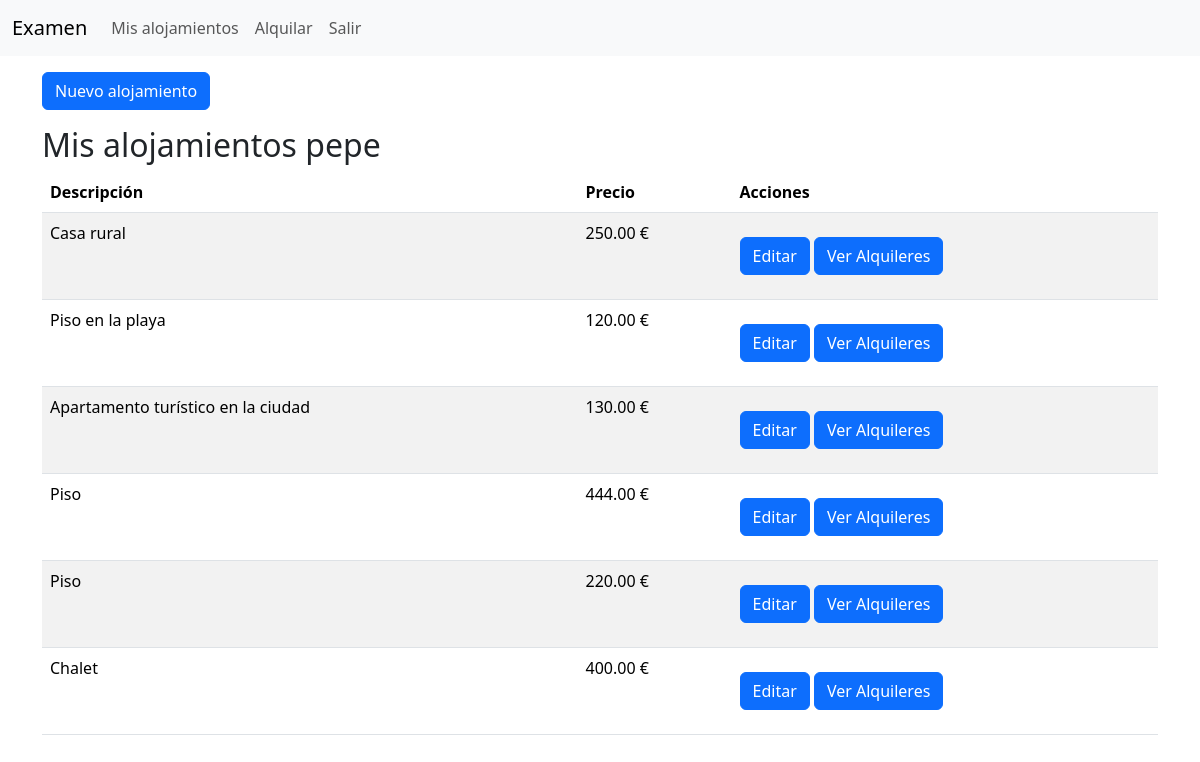
The app's page /mis_alojamientos/ (signed in) with its own data.
### usuarios_app/models.py (models this page shows)
class Usuario(AbstractUser):
    telefono = models.CharField(max_length=100)

### alojamientos_app/models.py (models this page shows)
class Alojamiento(models.Model):
    descripcion = models.CharField(max_length=100)
    precio = models.DecimalField(max_digits=10, decimal_places=2)
    propietario=models.ForeignKey(Usuario, on_delete=models.SET_NULL, null=True, blank=True, related_name="propietario")
    alquileres=models.ManyToManyField(Usuario, through="Alquiler", related_name="alquileres")

### alojamientos_app/views.py (the view)
# urls.py: path('mis_alojamientos/', mis_alojamientos, name='mis_alojamientos'),
def mis_alojamientos(request):
    alojamientos = Alojamiento.objects.filter(propietario=request.user)
    return render(request, 'mis_alojamientos.html', {'alojamientos': alojamientos})

### alojamientos_app/templates/mis_alojamientos.html
{% extends 'base.html' %}
{% block content %}
<a href="{% url 'nuevo_alojamiento' %}" class="btn btn-primary mb-3 mt-3">Nuevo alojamiento</a>
<h2>Mis alojamientos {{request.user.username}}</h2>
<table class="table table-striped table-hover">
    <thead>
        <tr>
            <th>Descripción</th>
            <th>Precio</th>
            <th>Acciones</th>
        </tr>
    </thead>
    <tbody>
        {% for alojamiento in alojamientos %}
            <tr>
                <td>{{ alojamiento.descripcion }}</td>
                <td>{{ alojamiento.precio }} €</td>
                <td>
                    <a href="{% url 'editar_alojamiento' alojamiento.id %}" class="btn btn-primary mb-3 mt-3">Editar</a>
                    <a href="{% url 'ver_alquileres' alojamiento.id %}" class="btn btn-primary mb-3 mt-3">Ver Alquileres</a>
                </td>
            </tr>
        {% endfor %}
</table>
{% endblock %}

### usuarios_app/templates/base.html (shortened to what this page needs)
<!DOCTYPE html>
<html lang="es">
<head>
    <link href="https://cdn.jsdelivr.net/npm/bootstrap@5.3.3/dist/css/bootstrap.min.css" rel="stylesheet">
</head>
<body>
    <header>
        {% include 'menu.html' %}
    </header>
    <main>
        <div class="container">
            {% block content %}{% endblock %}
        </div>
    </main>
</body>
</html>

### usuarios_app/templates/menu.html (shortened to what this page needs)
<nav class="navbar navbar-expand-lg bg-body-tertiary">
    <div class="container-fluid">
        <a class="navbar-brand" href="#">Examen</a>
        <div class="collapse navbar-collapse" id="navbarSupportedContent">
            <ul class="navbar-nav me-auto mb-2 mb-lg-0">
                {% if request.user.is_authenticated %}
                    <li class="nav-item">
                        <a class="nav-link" href="{% url 'mis_alojamientos' %}">Mis alojamientos</a>
                    </li>
                    <li class="nav-item">
                        <a class="nav-link" href="{% url 'mis_alquileres' %}">Alquilar</a>
                    </li>
                    <li class="nav-item">
                        <a class="nav-link" href="{% url 'salir' %}">Salir</a>
                    </li>
                {% endif %}
            </ul>
        </div>
    </div>
</nav>

### records on screen
Usuario: user.username "pepe"
Alojamiento: descripcion "Casa rural", precio "250.00"
Alojamiento: descripcion "Piso en la playa", precio "120.00"
Alojamiento: descripcion "Apartamento turístico en la ciudad", precio "130.00"
Alojamiento: descripcion "Piso", precio "444.00"
Alojamiento: descripcion "Piso", precio "220.00"
Alojamiento: descripcion "Chalet", precio "400.00"
